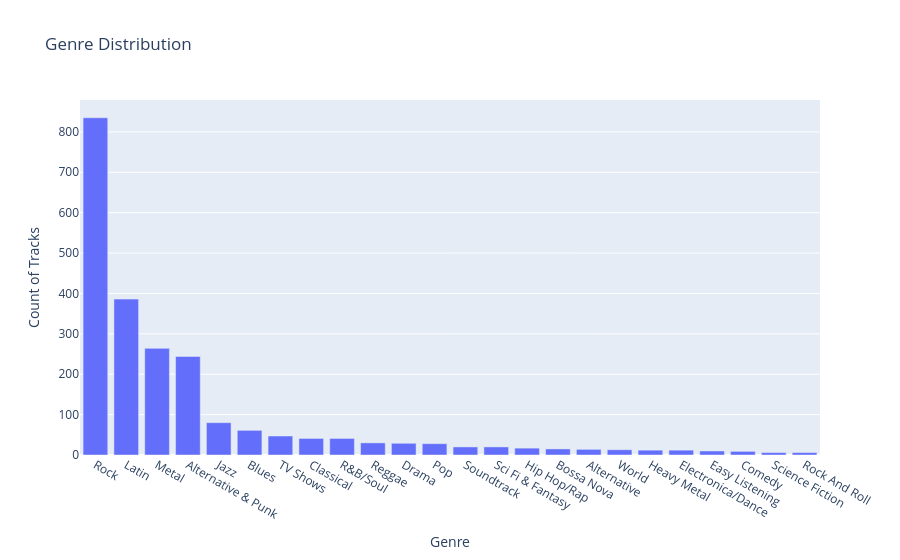

The code cell stored with this chart in its notebook:
### Code cell
fig = px.bar(genre_counts, x='Genre', y='count', title="Genre Distribution", labels={'Count': 'Number of Tracks'})
fig.update_layout(xaxis_title="Genre", yaxis_title="Count of Tracks")
fig.show()

### Figure 1 — Plotly figure (JSON) as saved in the notebook; plotly's stock layout.template omitted (floating-point values rounded to 4 significant figures)
{"data": [{"alignmentgroup": "True", "hovertemplate": "Genre=%{x}<br>count=%{y}<extra></extra>", "legendgroup": "", "marker": {"color": "#636efa", "pattern": {"shape": ""}}, "name": "", "offsetgroup": "", "orientation": "v", "showlegend": false, "textposition": "auto", "type": "bar", "x": ["Rock", "Latin", "Metal", "Alternative & Punk", "Jazz", "Blues", "TV Shows", "Classical", "R&B/Soul", "Reggae", "Drama", "Pop", "Soundtrack", "Sci Fi & Fantasy", "Hip Hop/Rap", "Bossa Nova", "Alternative", "World", "Heavy Metal", "Electronica/Dance", "Easy Listening", "Comedy", "Science Fiction", "Rock And Roll"], "xaxis": "x", "y": [835, 386, 264, 244, 80, 61, 47, 41, 41, 30, 29, 28, 20, 20, 17, 15, 14, 13, 12, 12, 10, 9, 6, 6], "yaxis": "y"}], "layout": {"autosize": true, "barmode": "relative", "legend": {"tracegroupgap": 0}, "title": {"text": "Genre Distribution"}, "xaxis": {"anchor": "y", "autorange": true, "domain": [0, 1], "range": [-0.5, 23.5], "title": {"text": "Genre"}, "type": "category"}, "yaxis": {"anchor": "x", "autorange": true, "domain": [0, 1], "range": [0, 878.9], "title": {"text": "Count of Tracks"}, "type": "linear"}}}
